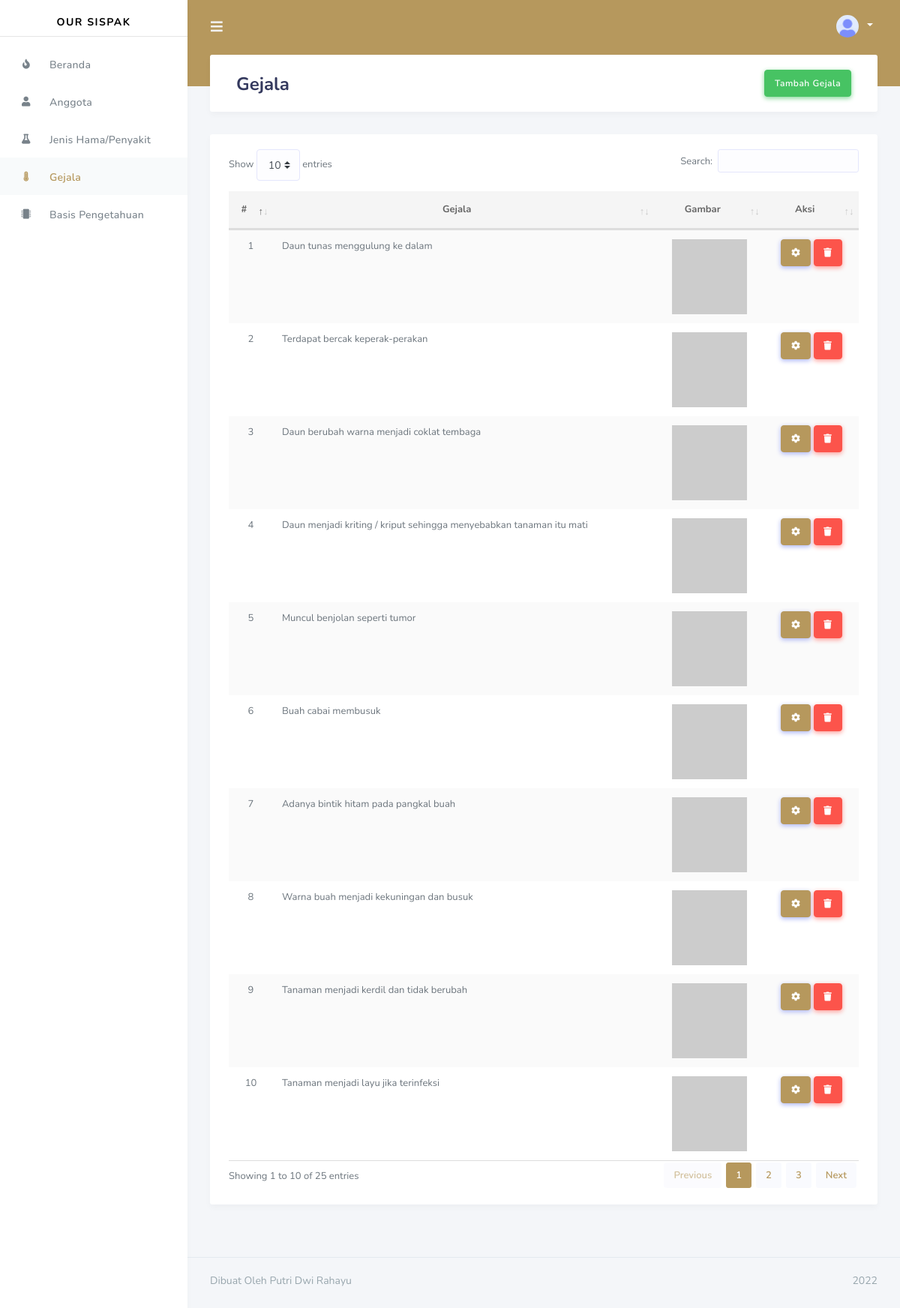
The app's page /admin/gejala/show.php with its own data.
### tables this page shows
CREATE TABLE `gejala` (
  `id_gejala` int(10) NOT NULL,
  `gejala` varchar(255) NOT NULL,
  `gambar_gejala` text NOT NULL
);

### admin/gejala/show.php (the view, shortened to what this page needs)
<?php $page = 'gejala';
include('../../config.php') ?>
<!DOCTYPE html>
<html lang="en">
<head>
  <?php include('../master_file/head.php') ?>
</head>
<body>
  <div id="app">
    <div class="main-wrapper">
      <div class="navbar-bg"></div>
      <?php include('../master_file/navbar.php') ?>
      <div class="main-sidebar">
        <?php include('../master_file/aside.php') ?>
      </div>
      <div class="main-content">
        <section class="section">
          <div class="section-header">
            <div class="col-md-10">
              <h1>Gejala</h1>
            </div>
            <div class="col-md-2">
              <a href="tambah.php" class="btn btn-success" style="float: right;">
                Tambah Gejala
              </a>
            </div>
          </div>
          <div class="section-body">
            <div class="row">
              <div class="col-12">
                <div class="card">
                  <div class="card-body">
                    <div class="table-responsive">
                      <table class="table table-striped" id="table_Gejala" width="100%">
                        <thead>
                          <tr class="text-center">
                            <th width='7%'>#</th>
                            <th>Gejala</th>
                            <th>Gambar</th>
                            <th width='15%'>Aksi</th>
                          </tr>
                        </thead>
                        <tbody>
                          <?php
                          $query = "SELECT * FROM gejala";
                          $sql = mysqli_query($koneksi, $query);
                          $no = 1;
                          while ($row = mysqli_fetch_array($sql)) {
                          ?>
                            <tr class="text-center">
                              <td><?php echo $no++ ?></td>
                              <td style="text-align: justify;"><?php echo $row['gejala']; ?></td>
                              <td>
                                <?php
                                if ($row['gambar_gejala'] == "") { ?>
                                  <img src="https://via.placeholder.com/500x500.png?text=No-Image" style="width:100px;height:100px;">
                                <?php } else { ?>
                                  <img src="../master_file/foto/<?php echo $row['gambar_gejala']; ?>" style="width:100px;height:100px;">
                                <?php } ?>
                              </td>
                              <td>
                                <a href="ubah.php?id=<?php echo $row['id_gejala'] ?>" class="btn btn-primary btn-flat btn-xs"><i class="fa fa-cog"></i></a>
                                <a href="#" class="btn btn-danger btn-flat btn-xs" data-toggle="modal" data-target="#deleteGejala<?php echo $no; ?>"><i class="fa fa-trash"></i></a>
                              </td>
                            </tr>
                          <?php
                          }
                          ?>
                        </tbody>
                      </table>
                    </div>
                  </div>
                </div>
              </div>
            </div>
          </div>
        </section>
      </div>
      <?php include('../master_file/footer.php') ?>
    </div>
  </div>
</body>
</html>

### records on screen
gejala: gejala "Daun tunas menggulung ke dalam"
gejala: gejala "Terdapat bercak keperak-perakan"
gejala: gejala "Daun berubah warna menjadi coklat tembaga"
gejala: gejala "Daun menjadi kriting / kriput sehingga menyebabkan tanaman itu mati"
gejala: gejala "Muncul benjolan seperti tumor"
gejala: gejala "Buah cabai membusuk"
gejala: gejala "Adanya bintik hitam pada pangkal buah"
gejala: gejala "Warna buah menjadi kekuningan dan busuk"
gejala: gejala "Tanaman menjadi kerdil dan tidak berubah"
gejala: gejala "Tanaman menjadi layu jika terinfeksi"
